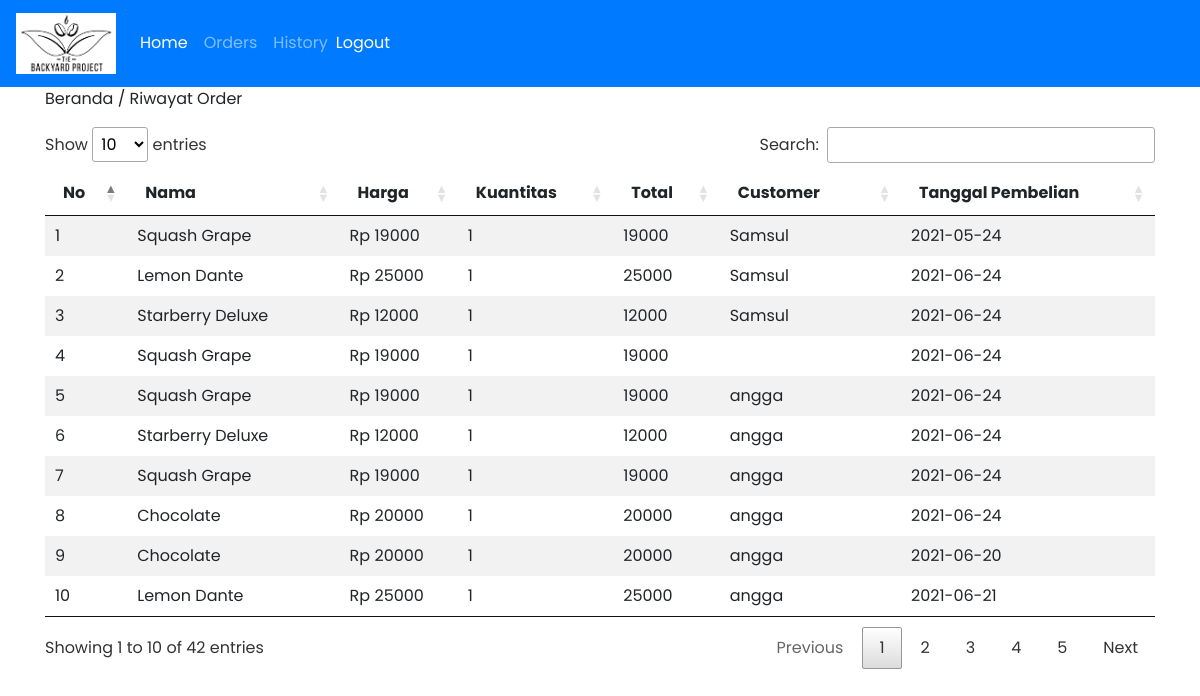
/riwayat-selesai.php (signed in), run on the app's committed database.
### tables this page shows
CREATE TABLE `orders` (
  `id` int(11) NOT NULL,
  `userId` int(11) DEFAULT NULL,
  `customer` varchar(200) NOT NULL,
  `productId` int(11) DEFAULT NULL,
  `quantity` int(11) DEFAULT NULL,
  `orderDate` date NOT NULL DEFAULT current_timestamp(),
  `paymentMethod` varchar(50) DEFAULT NULL,
  `orderStatus` varchar(50) DEFAULT NULL
);

CREATE TABLE `products` (
  `id` int(11) NOT NULL,
  `category` int(11) NOT NULL,
  `productName` varchar(255) NOT NULL,
  `productPrice` int(11) NOT NULL,
  `productDescription` longtext NOT NULL,
  `qty` int(11) NOT NULL,
  `productImage` varchar(255) NOT NULL
);

### riwayat-selesai.php (the view, shortened to what this page needs)
<?php
include('koneksi.php');
if (strlen($_SESSION['klogin']) == 0) {
    header('location:index.php');
} else {
?>
<?php include 'head.php'; ?>
<?php include 'navbar.php'; ?>
    <div class="container">
        <div class="breadcumb">
            <p>Beranda / Riwayat Order</p>
        </div>
        <table class="table table-borderless table-striped" id="table_selesai">
            <thead>
                <tr>
                    <th>No</th>
                    <th>Nama</th>
                    <th>Harga</th>
                    <th>Kuantitas</th>
                    <th>Total</th>
                    <th>Customer</th>
                    <th>Tanggal Pembelian</th>
                </tr>
            </thead>
            <tbody>
                <?php
                $query = mysqli_query($con, "select products.productImage as pimg,products.productName as pname,products.id as proid,orders.productId as opid,orders.quantity as qty,products.productPrice as pprice,orders.paymentMethod as paym,orders.customer as cust,orders.orderDate as odate,orders.id as orderid from orders join products on orders.productId=products.id where orders.paymentMethod is not null and orders.orderStatus is not null");
                $cnt = 1;
                while ($row = mysqli_fetch_array($query)) { ?>
                    <tr>
                        <td> <?= $cnt++;?></td>
                        <td><?php echo $row['pname']; ?></td>
                        <td>Rp <?php echo $price = $row['pprice']; ?></td>
                        <td><?php echo $qty = $row['qty']; ?></td>
                        <td><?php echo ($qty * $price); ?></td>
                        <td><?php echo $row['cust']; ?> </td>
                        <td><?php echo $row['odate']; ?> </td>
                    </tr>
                <?php } ?>
            </tbody>
        </table>
    </div>
<?php } ?>

### assets/css/custom-sidebar.css (style rules this page uses)
* { font-family: "Poppins", sans-serif; }

### data on the page
orders: productId.productName "Squash Grape", productId.productPrice "19000", quantity "1", $qty*$price "19000", customer "Samsul", orderDate "2021-05-24"
orders: productId.productName "Lemon Dante", productId.productPrice "25000", quantity "1", $qty*$price "25000", customer "Samsul", orderDate "2021-06-24"
orders: productId.productName "Starberry Deluxe", productId.productPrice "12000", quantity "1", $qty*$price "12000", customer "Samsul", orderDate "2021-06-24"
orders: productId.productName "Squash Grape", productId.productPrice "19000", quantity "1", $qty*$price "19000", orderDate "2021-06-24"
orders: productId.productName "Squash Grape", productId.productPrice "19000", quantity "1", $qty*$price "19000", customer "angga", orderDate "2021-06-24"
orders: productId.productName "Starberry Deluxe", productId.productPrice "12000", quantity "1", $qty*$price "12000", customer "angga", orderDate "2021-06-24"
orders: productId.productName "Squash Grape", productId.productPrice "19000", quantity "1", $qty*$price "19000", customer "angga", orderDate "2021-06-24"
orders: productId.productName "Chocolate", productId.productPrice "20000", quantity "1", $qty*$price "20000", customer "angga", orderDate "2021-06-24"
orders: productId.productName "Chocolate", productId.productPrice "20000", quantity "1", $qty*$price "20000", customer "angga", orderDate "2021-06-20"
orders: productId.productName "Lemon Dante", productId.productPrice "25000", quantity "1", $qty*$price "25000", customer "angga", orderDate "2021-06-21"
